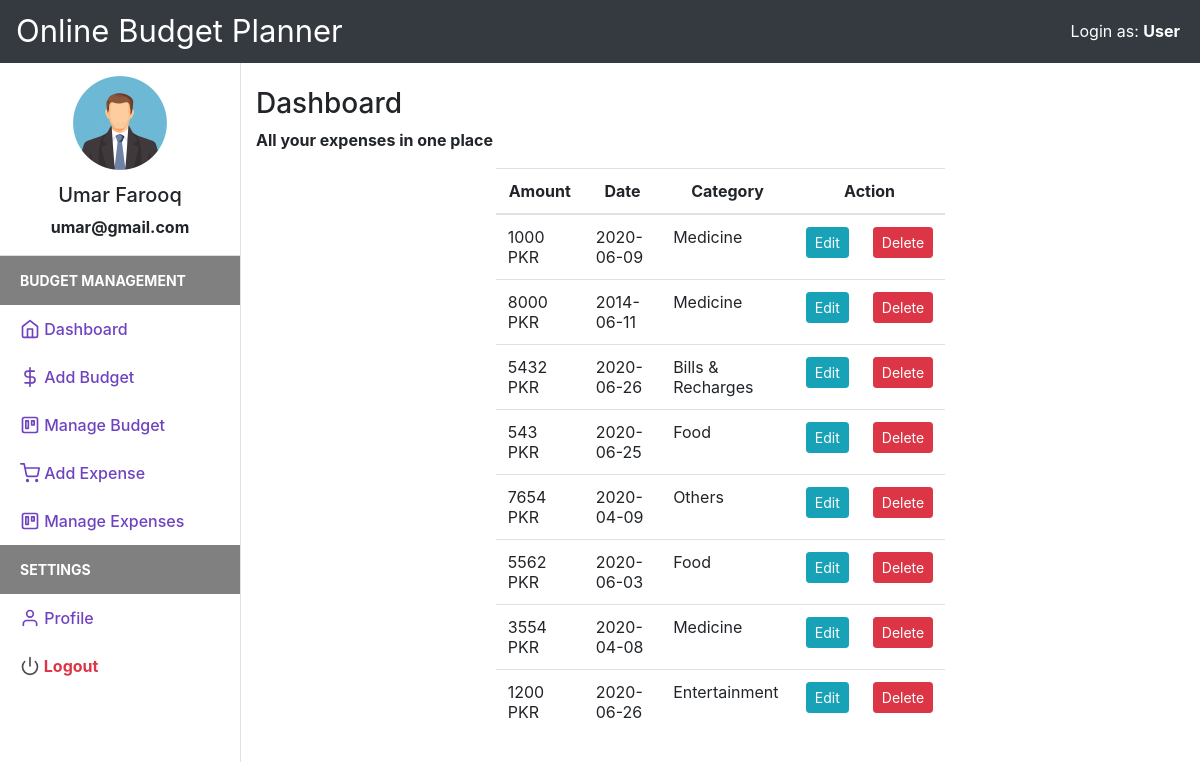
/manage_expense.php (signed in), run on the app's committed database.
### tables this page shows
CREATE TABLE `users` (
  `user_id` int(11) NOT NULL,
  `firstname` varchar(50) NOT NULL,
  `lastname` varchar(25) NOT NULL,
  `email` varchar(50) NOT NULL,
  `password` varchar(50) NOT NULL,
  `status` varchar(20) DEFAULT 'Inactive',
  `userType` varchar(10) DEFAULT 'User'
);

CREATE TABLE `expenses` (
  `expense_id` int(20) NOT NULL,
  `user_id` varchar(15) NOT NULL,
  `expense` int(20) NOT NULL,
  `expensedate` varchar(15) NOT NULL,
  `expensecategory` varchar(50) NOT NULL
);

### session.php (called while the page is built, shortened)
<?php
include("config.php");
$sess_email = $_SESSION["email"];
$sql = "SELECT * FROM users WHERE email = '$sess_email'";
$result = $con->query($sql);
if ($result->num_rows > 0) {
  while($row = $result->fetch_assoc()) {
    $userid=$row["user_id"];
    $username =$row["firstname"]." ".$row["lastname"];
    $useremail=$row["email"];
    $usertype=$row["userType"];
  }
} else {
    $userid="XYZ";
    $username ="No User";
    $useremail="mailid@domain.com";
    $userprofile="Uploads/default_profile.png";
}
?>

### manage_expense.php (the view, shortened to what this page needs)
<?php
include("session.php");
include("header.php");
$exp_fetched = mysqli_query($con, "SELECT * FROM expenses WHERE user_id = '$userid'");
?>
<!DOCTYPE html>
<html lang="en">
<head>
    <link href="css/bootstrap.min.css" rel="stylesheet">
    <link href="css/style.css" rel="stylesheet">
</head>
<body>
    <div class="d-flex" id="wrapper">
        <?php
        include("navbar.php");
        ?>
        <div id="page-content-wrapper">
            <div class="container-fluid">
                <h3 class="mt-4">Dashboard</h3>
                <p>All your expenses in one place</p>
                <div class="row justify-content-center">
                    <div class="col-md-6">
                        <table class="table table-responsive">
                            <thead>
                                <tr class="text-center">
                                    <th>Amount</th>
                                    <th>Date</th>
                                    <th>Category</th>
                                    <th colspan="2">Action</th>
                                </tr>
                            </thead>
                            <?php while ($row = mysqli_fetch_array($exp_fetched)) { ?>
                                <tr>
                                    <td> <?php echo $row['expense']; ?> PKR</td>
                                    <td><?php echo $row['expensedate']; ?></td>
                                    <td><?php echo $row['expensecategory']; ?></td>
                                    <td class="text-center">
                                        <a href="add_expense.php?edit=<?php echo $row['expense_id']; ?>" class="btn btn-info btn-sm">Edit</a>
                                    </td>
                                    <td class="text-center">
                                        <a href="add_expense.php?delete=<?php echo $row['expense_id']; ?>" class="btn btn-danger btn-sm">Delete</a>
                                    </td>
                                </tr>
                            <?php } ?>
                        </table>
                    </div>
                </div>
            </div>
        </div>
    </div>
</body>
</html>

### header.php
<nav class="navbar navbar-expand-lg  bg-dark navbar-dark ">
<div style="font-size:31px;color:white;">Online Budget Planner</div>
<div style="position:absolute;right:20px;color:white;">
<?php echo empty($usertype)?"":"Login as: <b>".$usertype ?>
</div>
</nav>

### navbar.php (shortened to what this page needs)
<div class="border-right" id="sidebar-wrapper" style="width:300px;">
            <div class="user">
                <img class="img img-fluid rounded-circle" src="uploads/profile1.jpg" width="120">
                <h5><?php echo $username ?></h5>
                <p><?php echo $useremail ?></p>
            </div>
            <div class="sidebar-heading" style="background:gray;color:white;">Budget Management</div>
            <div class="list-group list-group-flush">
                <a href="index.php" class="list-group-item list-group-item-action sidebar-active"><span data-feather="home"></span> Dashboard</a>
                <a href="add_income.php" class="list-group-item list-group-item-action sidebar-active"><span data-feather="dollar-sign"></span> Add Budget</a>
                <a href="manage_income.php" class="list-group-item list-group-item-action sidebar-active"><span data-feather="trello"></span> Manage Budget</a>
                <a href="add_expense.php" class="list-group-item list-group-item-action sidebar-active"><span data-feather="shopping-cart"></span> Add Expense</a>
                <a href="manage_expense.php" class="list-group-item list-group-item-action sidebar-active"><span data-feather="trello"></span> Manage Expenses</a>
            </div>
            <div class="sidebar-heading" style="background:gray;color:white;">Settings </div>
            <div class="list-group list-group-flush">
                <a href="profile.php" class="list-group-item list-group-item-action sidebar-active"><span data-feather="user"></span> Profile</a>
                <a href="logout.php" class="list-group-item list-group-item-action text-danger"><span  data-feather="power"></span> Logout</a>
            </div>
        </div>

### css/style.css (style rules this page uses)
body { background-color: #EFEFEF; }
.feather { width: 20px; height: 20px; stroke: #4D4D4D; stroke-width: 2; stroke-linecap: round; stroke-linejoin: round; fill: none; vertical-align: text-bottom; }
.list-group { background-color: #FFFFFF; }
.list-group-item { border:none; }
.user { text-align: center; border-bottom: 1px solid #ddd; }
.user img { padding: 10px; }
.sidebar-active { color: #6f42c1; font-weight: 500; }
.sidebar-active .feather { stroke: #6f42c1; font-weight: 500; }
#wrapper { overflow-x: hidden; background-color: #fff; }
#sidebar-wrapper { min-height: 100vh; margin-left: -15rem; -webkit-transition: margin .25s ease-out; -moz-transition: margin .25s ease-out; -o-transition: margin .25s ease-out; transition: margin .25s ease-out; }
#sidebar-wrapper .sidebar-heading { padding: 0.875rem 1.25rem; font-size: 14px; font-weight: bold; text-transform: uppercase; color: #999; }
#sidebar-wrapper .list-group { width: 15rem; }
#page-content-wrapper { min-width: 100vw; }
@media (min-width: 768px) { #sidebar-wrapper { margin-left: 0; } }
@media (min-width: 768px) { #page-content-wrapper { min-width: 0; width: 100%; } }
.container-fluid { margin-right: 20px; }

### data on the page
users: userType "User", username "Umar Farooq", email "umar@gmail.com"
expenses: expense "1000", expensedate "2020-06-09", expensecategory "Medicine"
expenses: expense "8000", expensedate "2014-06-11", expensecategory "Medicine"
expenses: expense "5432", expensedate "2020-06-26", expensecategory "Bills & Recharges"
expenses: expense "543", expensedate "2020-06-25", expensecategory "Food"
expenses: expense "7654", expensedate "2020-04-09", expensecategory "Others"
expenses: expense "5562", expensedate "2020-06-03", expensecategory "Food"
expenses: expense "3554", expensedate "2020-04-08", expensecategory "Medicine"
expenses: expense "1200", expensedate "2020-06-26", expensecategory "Entertainment"
